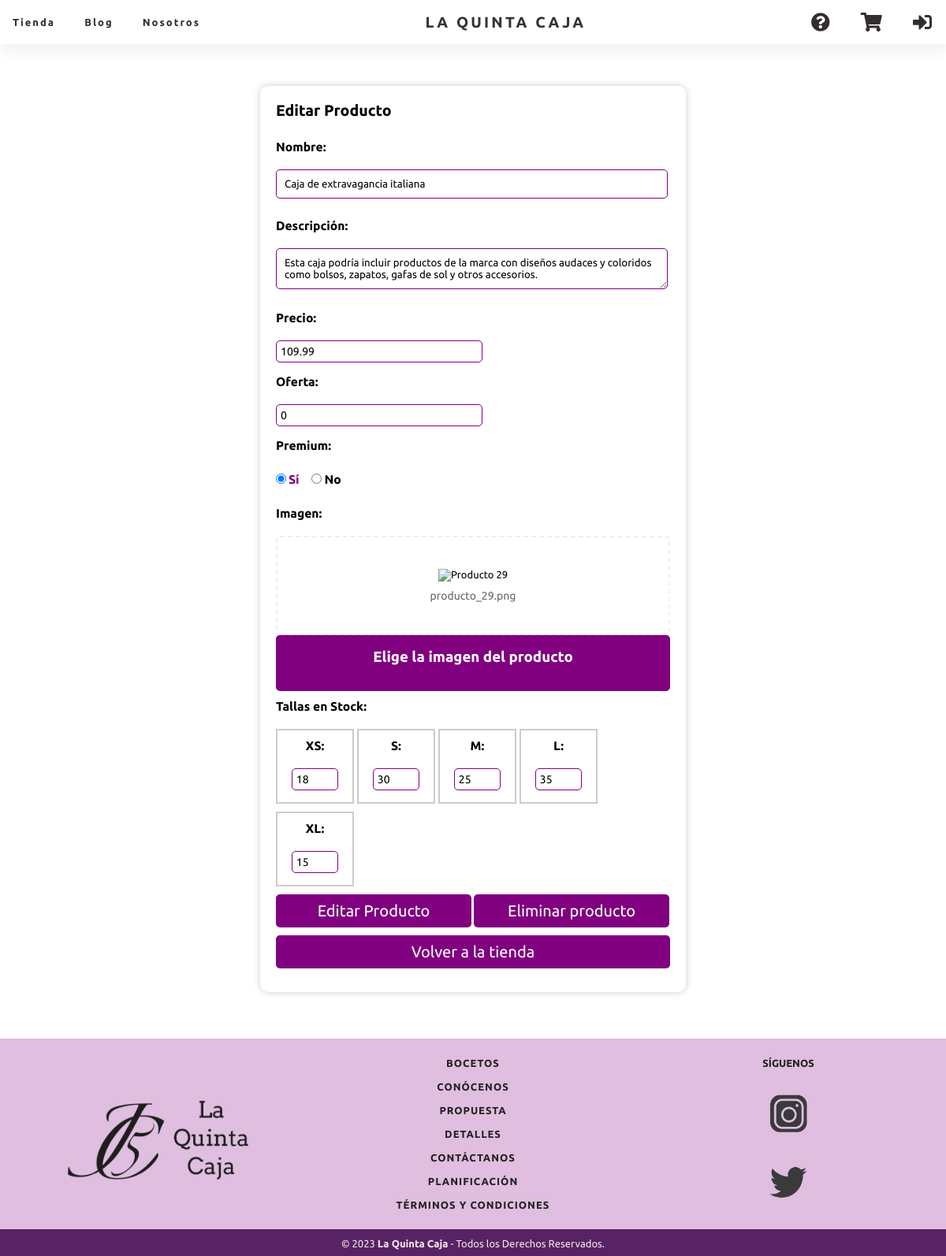
The page /editarProd.php?id=29 on the database its author committed.
### tables this page shows
CREATE TABLE `productos` (
  `id` int(10) UNSIGNED NOT NULL,
  `nombre` varchar(80) NOT NULL,
  `descripcion` text NOT NULL,
  `precio` float UNSIGNED NOT NULL,
  `oferta` float UNSIGNED NOT NULL,
  `premium` tinyint(1) NOT NULL,
  `stockXS` int(10) UNSIGNED NOT NULL,
  `stockS` int(10) UNSIGNED NOT NULL,
  `stockM` int(10) UNSIGNED NOT NULL,
  `stockL` int(10) UNSIGNED NOT NULL,
  `stockXL` int(10) UNSIGNED NOT NULL
);

### includes/Producto.php (called while the page is built, shortened)
<?php
class Producto
{
    private $id;
    private $nombre;
    private $descripcion;
    private $precio;
	private $oferta;
    private $premium;
    private $stockXS;
    private $stockS;
    private $stockM;
    private $stockL;
    private $stockXL;
    public function __construct($id=null, $nombre, $descripcion, $precio, $oferta, $premium, $stockXS,$stockS,$stockM,$stockL,$stockXL)
    {
        $this->id = $id;
        $this->nombre = $nombre;
        $this->descripcion = $descripcion;
        $this->precio = $precio;
		$this->oferta = $oferta;
        $this->premium = $premium;
        $this->stockXS=$stockXS;
        $this->stockS=$stockS;
        $this->stockM=$stockM;
        $this->stockL=$stockL;
        $this->stockXL=$stockXL;
    }
	public static function buscaPorId($idProducto)
    {
        $ProductoDAO= new ProductoDAO();
        return $ProductoDAO->buscaPorId($idProducto);
    }
    public function getId()
    {
        return $this->id;
    }
    public function getDescripcion()
    {
        return $this->descripcion;
    }
    public function getNombre()
    {
        return $this->nombre;
    }
    public function getPrecio()
    {
        return $this->precio;
    }
    public function getStockXS()
    {
        return $this->stockXS;
    }
    public function getStockS()
    {
        return $this->stockS;
    }
    public function getStockM()
    {
        return $this->stockM;
    }
    public function getStockL()
    {
        return $this->stockL;
    }
    public function getStockXL()
    {
        return $this->stockXL;
    }
	 public function getOferta()
    {
        return $this->oferta;
    }
    public function getPremium()
    {
        return $this->premium;
    }
}
?>

### includes/ProductoDAO.php (called while the page is built, shortened)
<?php
class ProductoDAO
{
    private $conn;
    public function __construct()
    {
        $this->conn = Aplicacion::getInstance()->getConexionBd();
    }
    public function buscaPorId($idProducto)
    {
        $query = sprintf("SELECT * FROM productos WHERE id=%d", $idProducto);
        $rs = $this->conn->query($query);
        if ($rs->num_rows>0) {
            $fila = $rs->fetch_assoc();
            if($fila){
            $prod = new Producto($fila['id'], $fila['nombre'], $fila['descripcion'], $fila['precio'], $fila['oferta'], $fila['premium'],
            $fila['stockXS'], $fila['stockS'], $fila['stockM'], $fila['stockL'], $fila['stockXL']);
            return $prod;
            }
        } else {
            error_log("Error BD ({$this->conn->errno}): {$this->conn->error}");
        }
        return false;
    }
}
?>

### includes/Aplicacion.php (called while the page is built, shortened)
<?php
class Aplicacion
{
	private $bdDatosConexion;
	private $inicializada = false;
	private $conn;
	public function init($bdDatosConexion)
	{
        if ( ! $this->inicializada ) {
    	    $this->bdDatosConexion = $bdDatosConexion;
    		$this->inicializada = true;
        }
	}
	public function getConexionBd()
	{
		if (! $this->conn ) {
			$bdHost = $this->bdDatosConexion['host'];
			$bdUser = $this->bdDatosConexion['user'];
			$bdPass = $this->bdDatosConexion['pass'];
			$bd = $this->bdDatosConexion['bd'];
			$conn = new \mysqli($bdHost, $bdUser, $bdPass, $bd);
			$this->conn = $conn;
		}
		return $this->conn;
	}
}
?>

### includes/FormularioEditarProducto.php (the view, shortened to what this page needs)
<?php
class FormularioEditarProducto extends Formulario
{
	 private $producto;
	 public function setProducto($producto) {
        $this->producto=$producto;
    }
    protected function generaCamposFormulario(&$datos)
    {
		$htmlErroresGlobales = self::generaListaErroresGlobales($this->errores);
		$erroresCampos = self::generaErroresCampos(['nombre', 'precio', 'imagen'], $this->errores, 'span', array('class' => 'error'));
		if($this->producto->getPremium()) {
			$checkedSi = 'checked';
			$checkedNo = '';
		} else {
			$checkedNo = 'checked';
			$checkedSi = '';
		}
		$html=<<<EOF
		$htmlErroresGlobales
		<div class="product-form">
			<fieldset>
				<legend>Editar Producto</legend>
				<input type="hidden" name="id" value="{$this->producto->getId()}">
				<div>
					<p><label for="nombre">Nombre:</label></p>
					<p><input id="nombre" type="text" name="nombre" value="{$this->producto->getNombre()}"></p>
					{$erroresCampos['nombre']}
				</div>
				<div>
					<p><label for="descripcion">Descripción:</label></p>
					 <p><textarea id="descripcion" name="descripcion">{$this->producto->getDescripcion()}</textarea></p>
				</div>
				<div>
					<p><label for="precio">Precio:</label></p>
					<p><input id="precio" class="quantity" type="number" step="0.01" min="0" name="precio" value="{$this->producto->getPrecio()}"></p>
					{$erroresCampos['precio']}
				</div>
				<div>
					<p><label for="oferta">Oferta:</label></p>
					<p><input id="oferta" class="quantity" type="number" step="0.01" min="0" max = 100 name="oferta" value="{$this->producto->getOferta()}" required></p>
				</div>
				<div>
				    <p><label for="premium">Premium:</label>
				    <input type="radio" id="si" name="premium" value="1" $checkedSi>
				    <label for="si" class="izq">Sí</label>
				    <input type="radio" id="no" name="premium" value="0" $checkedNo>
				    <label for="no" class="izq">No</label></p>
				</div>
				<div>
					<label for="imagen">Imagen:</label>
					<div id='subir-archivo1' class='subir-archivo1'>
						<img src='img/producto_{$this->producto->getId()}.png' alt='Producto {$this->producto->getId()}'>
						<p>producto_{$this->producto->getId()}.png <p>
					</div>
					<div class="subir-archivo2" onchange="changeHandler(event);">
						<label for="imagen" class="upload_button">
						Elige la imagen del producto
						</label>
					</div>
					{$erroresCampos['imagen']}
				</div>
				<div>
					<p><label>Tallas en Stock:</label></p>
					<ul class="tallas">
						<li>
							<label class="talla" for="tallaXS">XS:</label>
							<input id="tallaXS" class="quantity" type="number" min="0" max="500" name="XS" value="{$this->producto->getStockXS()}">
						</li>
						<li>
							<label class="talla" for="tallaS">S:</label>
							<input id="tallaS" class="quantity" type="number" min="0" max="500" name="S" value="{$this->producto->getStockS()}">
						</li>
						<li>
							<label class="talla" for="tallaM">M:</label>
							<input id="tallaM" class="quantity" type="number" min="0" max="500" name="M" value="{$this->producto->getStockM()}">
						</li>
						<li>
							<label class="talla" for="tallaL">L:</label>
							<input id="tallaL" class="quantity" type="number" min="0" max="500" name="L" value="{$this->producto->getStockL()}">
						</li>
						<li>
							<label class="talla" for="tallaXL">XL:</label>
							<input id="tallaXL" class="quantity" type="number" min="0" max="500" name="XL" value="{$this->producto->getStockXL()}">
						</li>
					</ul>
				</div>
				<div>
					<ul class= "botones">
						<li>
						<button type="submit" name="edit" id="editar" onclick="confirmarEditar()">Editar Producto</button>
						</li>
						<li>
						<button type="submit" name="delete"  id="eliminar" onclick="confirmarEliminar()" >Eliminar producto</button>
						</li>
					</ul>
					<button type="submit" formaction="tienda.php">Volver a la tienda</button>
				</div>
			</fieldset>
		</div>
	EOF;
        return $html;
    }
}

### css/formulario.css (style rules this page uses)
button[type="submit"] { background: #800080; color: white; width: 100%; padding: 1rem; border: 0.125rem solid #800080; border-radius: 0.3125rem; cursor: pointer; font-size: 1.2em; }
.newP-form input[type="text"], textarea, .newE-form input[type="text"] { width: 95%; padding: 0.625rem; margin-bottom: 1.25rem; border-radius: 0.3125rem; border: 0.0625rem solid #800080; resize: vertical; }
ul.tallas li { display:inline-block; margin-right: 0.0625rem; margin-bottom: 0.625rem; padding: 0.3125rem 0; border: 0.125rem solid #ccc; border-radius: 0.3125; text-align: center; }
input.quantity { width: 50%; font-size: 0.875rem; padding: 0.3125rem; border-radius: 0.3125rem; border: 0.0625rem solid #800080; margin-bottom: 0.625rem; }
.subir-archivo1 { display:flex; flex-direction: column; align-items: center; padding: 2.5rem 1.25rem; border: 0.125rem dashed #eee; border-radius:0.3125rem; }
.subir-archivo1 img { max-width: 100%; max-height: 100%; margin-bottom: 0.625rem; }
.subir-archivo1 p { margin: 0; font-size: 0.875rem; color: #666; }
.subir-archivo2 { position:relative; background-color: #800080; color: white; border: 0.125rem solid #800080; border-radius: 0.3125rem; cursor: pointer; margin-bottom: 0.625rem; font-size: 1.2em; }
.upload_button { display: block; text-align: center; padding:0.625rem; cursor: pointer; }
.product-form { margin: 3.125rem auto 0; max-width: 31.25rem; background-color: #fff; padding: 1.25rem; border-radius: 0.625rem; box-shadow: 0 0 0.625rem #ccc; font-family: Verdana; font-size: 0.8125rem; }
.product-form fieldset { border: none; margin: 0; padding: 0; }
.product-form legend { font-size: 1.5em; font-weight: bold; margin-bottom: 20px; }
.product-form label { display: block; font-size: 1.2em; font-weight: bold; margin-bottom: 1.25rem; margin-top: 0.3125rem; }
.product-form input[type="text"], textarea { width: 95%; padding: 0.625rem; margin-bottom: 1.25rem; border-radius: 0.3125rem; border: 0.0625rem solid #800080; resize: vertical; }
.product-form label.izq { display: inline-block; margin-right: 0.8rem; }
.product-form input[type="radio"]:checked + label { color: #800080; }
.product-form button[type="submit"] { background-color: #800080; color: white; padding: 0.4375rem 0.4375rem; border: 0.125rem solid #800080; border-radius: 0.3125rem; cursor: pointer; margin-bottom: 0.625rem; font-size: 1.25rem; width:100%; }
.product-form ul.botones li { display:inline-block; width:49.6%; }
* { margin:0; }
* { margin: 0; padding: 0; font-family: 'Ubuntu', sans-serif; }

### rows shown on the page
productos: nombre "Caja de extravagancia italiana", descripcion "Esta caja podría incluir productos de la marca con diseños audaces y coloridos como bolsos, zapatos, gafas de sol y otros accesorios.", precio "109.99", oferta "0", id "29", XS "18", S "30", M "25", L "35", XL "15"
